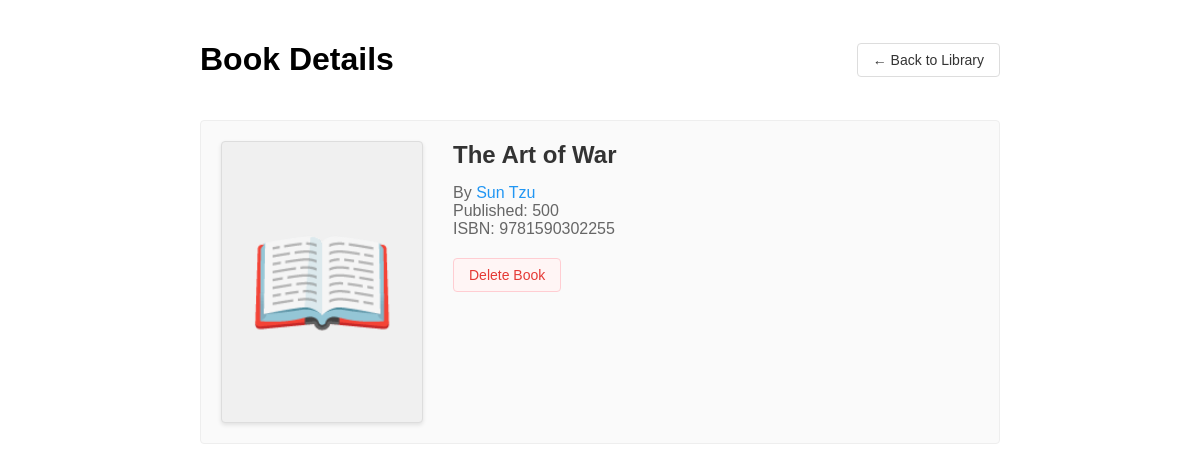
Screenshot of /book/1 with the database file from the repository.
### data_models.py (models this page shows, shortened)
class Book(db.Model):
    __tablename__ = 'book'
    id = db.Column(db.Integer, primary_key=True, autoincrement=True)
    isbn = db.Column(db.String(13), nullable=False, unique=True)
    title = db.Column(db.String(200), nullable=False)
    publication_year = db.Column(db.Integer, nullable=False)
    author_id = db.Column(db.Integer, db.ForeignKey('author.id'), nullable=False)

class Author(db.Model):
    __tablename__ = 'author'
    id = db.Column(db.Integer, primary_key=True, autoincrement=True)
    name = db.Column(db.String(100), nullable=False, unique=True)
    birth_date = db.Column(db.Date, nullable=False)
    date_of_death = db.Column(db.Date, nullable=True)
    books = db.relationship('Book', backref='author', lazy=True, cascade='all, delete-orphan')

### app.py (the view)
@app.route('/book/<int:book_id>')
def book_detail(book_id):
    book = Book.query.get_or_404(book_id)
    book.cover_url = get_book_cover(book.isbn)
    return render_template('book_detail.html', book=book)

### app.py (called while the page is built)
def get_book_cover(isbn):
    url = "https://covers.openlibrary.org/b/isbn/" + isbn + "-M.jpg"
    return url

### templates/book_detail.html (shortened to what this page needs)
<!DOCTYPE html>
<html>
<head>
</head>
<body>
<div class="header">
    <h1>Book Details</h1>
    <a href="{{ url_for('show_home') }}" class="nav-link">← Back to Library</a>
</div>
<div class="book-detail">
    <div class="book-cover">
    </div>
    <div class="book-info">
        <h2 class="book-title">{{ book.title }}</h2>
        <div class="book-meta">
            By <a href="{{ url_for('author_detail', author_id=book.author.id) }}" class="author-link">{{
            book.author.name }}</a><br>
            Published: {{ book.publication_year }}<br>
            ISBN: {{ book.isbn }}
        </div>
        <form action="{{ url_for('delete_book', book_id=book.id) }}" method="POST" class="delete-form"
              onsubmit="return confirm('Are you sure you want to delete this book?');">
            <button type="submit" class="delete-btn">Delete Book</button>
        </form>
    </div>
</div>
</body>
</html>

### templates/book_detail.html (style rules this page uses)
body { max-width: 800px; margin: 0 auto; padding: 20px; font-family: Arial, sans-serif; }
.header { display: flex; justify-content: space-between; align-items: center; margin-bottom: 20px; }
.nav-link { padding: 8px 15px; border: 1px solid #ddd; border-radius: 4px; background: white; color: #333; text-decoration: none; font-size: 14px; display: inline-flex; align-items: center; gap: 5px; }
.book-detail { display: flex; gap: 30px; background: #fafafa; padding: 20px; border-radius: 4px; border: 1px solid #eee; }
.book-cover { flex-shrink: 0; }
.book-info { flex-grow: 1; }
.book-title { margin: 0 0 15px 0; color: #333; }
.book-meta { color: #666; margin-bottom: 20px; }
.author-link { color: #2196F3; text-decoration: none; }
.delete-form { margin-top: 20px; }
.delete-btn { background: #fff5f5; color: #e53935; border: 1px solid #ffcdd2; padding: 8px 15px; border-radius: 4px; cursor: pointer; font-size: 14px; }

### rows the page displays
Book: title "The Art of War", publication_year "500", isbn "9781590302255"
Author: author.name "Sun Tzu"
